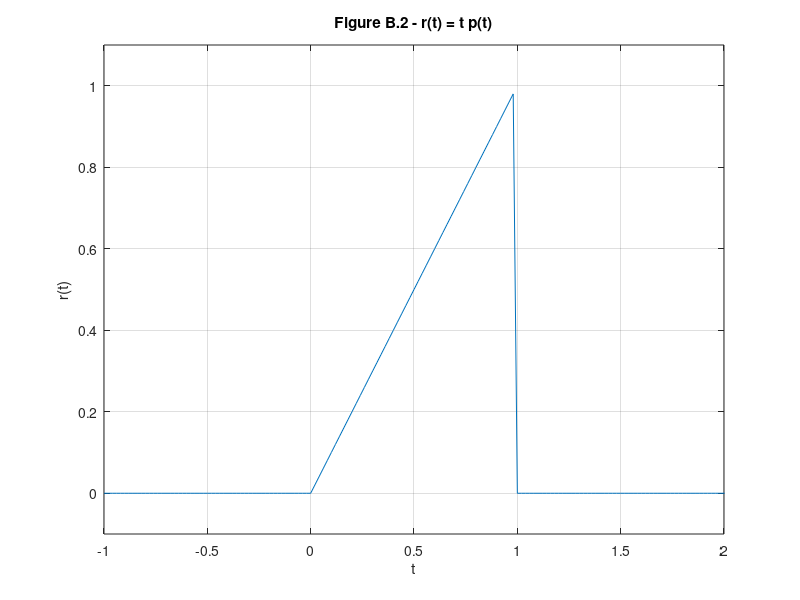
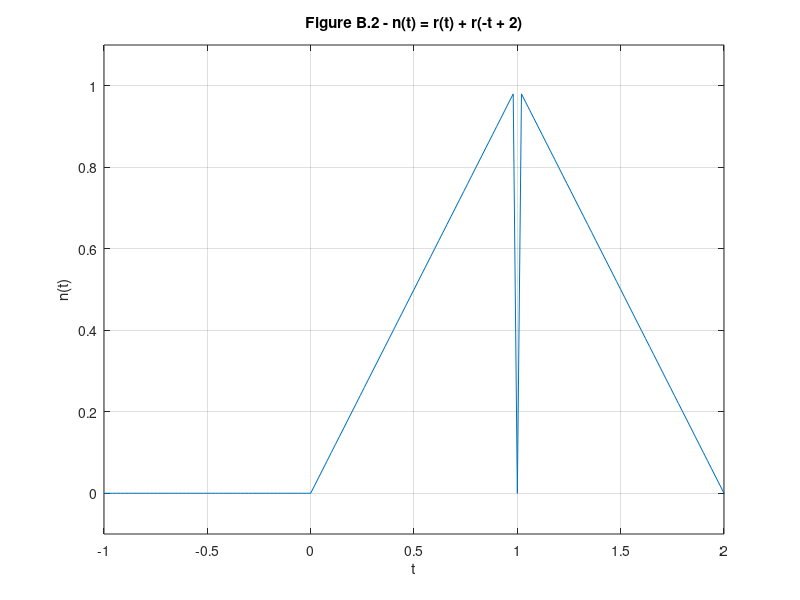

MATLAB code to generate these figures, in order:
% Problem B.2 - Plotting r(t) and n(t)
t = [-1:0.02:9];  % Time vector
p = @(t) 1.0.*((t>=0) & (t<1));  % Define p(t)
r = @(t) t.*p(t);  % Define r(t)
n = @(t) r(t) + r(-t + 2);  % Define n(t)

% Plot r(t)
figure(2);
plot(t, r(t));
title('Figure B.2 - r(t) = t p(t)');
xlabel('t');
ylabel('r(t)');
axis([-1 2 -0.1 1.1]);
grid on;

% Plot n(t)
figure(3);
plot(t, n(t));
title('Figure B.2 - n(t) = r(t) + r(-t + 2)');
xlabel('t');
ylabel('n(t)');
axis([-1 2 -0.1 1.1]);
grid on;
